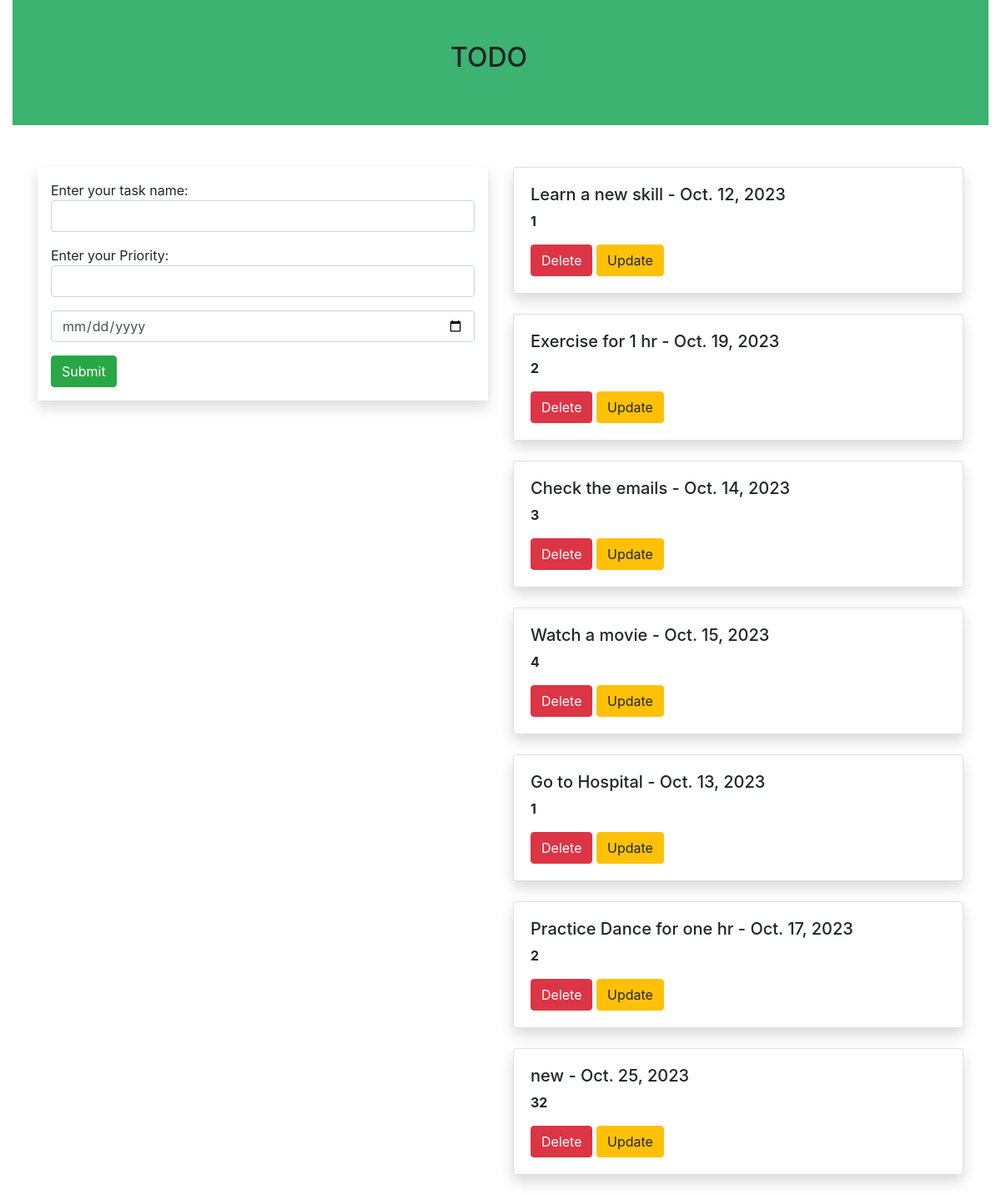
The page / on the database its author committed.
### todoapp/models.py (models this page shows, shortened)
class Todo(models.Model):
    name=models.CharField(max_length=250)
    priority=models.IntegerField()
    date=models.DateField()

### todoapp/views.py (the view)
# urls.py: path('',views.add,name='add'),
def add(request):
    task1 = Todo.objects.all()
    if request.method=='POST':
        name=request.POST.get('taskname','')
        prio=request.POST.get('priority','')
        date=request.POST.get('date','')
        task=Todo(name=name,priority=prio,date=date)
        task.save()
    return render(request,'home.html',{'task1':task1})

### template/home.html (shortened to what this page needs)
{% extends 'base.html' %}
{% block content %}
<div class="container-fluid">
    <div class="row">
        <div class="col-md-12">
            <div class="banner">
                <div class="banner-text">
                    <h2> TODO </h2>
                </div>
            </div>
        </div>
    </div>
</div>
<div class="container">
    <div class="row">
          <div class="col-md-6">
             <form method="post" class="p-3 shadow">
                 <div class="form-group">
                     Enter your task name:<input type="text" class="form-control" name="taskname"> </div>
                 <div class="form-group">
                     Enter your Priority:<input type="text" class="form-control" name="priority"></div>
                   <div class="form-group">
                       <input type="date" class="form-control" name="date"></div>
                     <input type="submit" class="btn btn-success"></center>
             </form>
          </div>
               <div class="col-md-6">
                   {% for i in task1 %}
                   <div class="shadow card">
                      <div class="card-body">
                          <h5 >{{i.name}} - {{i.date}}</h5>
                          <p><b> {{i.priority}}</b></p>
                          <a class="btn btn-danger" href="{% url 'delete' i.id %}" >Delete</a>
                          <a class="btn btn-warning" href="{% url 'update' i.id %}" >Update</a>
                      </div>
                  </div>
                   <br>
                   {% endfor %}
               </div>
    </div>
</div>
{%endblock %}

### template/base.html (shortened to what this page needs)
{% load static %}
<!DOCTYPE html>
<html lang="en">
<head>
</head>
<link rel="stylesheet" href="https://cdn.jsdelivr.net/npm/bootstrap@4.6.2/dist/css/bootstrap.min.css">
<link rel="stylesheet" href="{% static 'style.css' %}">
<body>
{% block content %}
{% endblock %}
</body>
</html>

### static/style.css (style rules this page uses)
.banner { background-color:MediumSeaGreen; width:100%; height:150px; margin-bottom:50px; }
.banner-text { top:50px; left:45%; position:absolute; transform:transform; }

### rows shown on the page
Todo: name "Learn a new skill", date "Oct. 12, 2023", priority "1"
Todo: name "Exercise for 1 hr", date "Oct. 19, 2023", priority "2"
Todo: name "Check the emails", date "Oct. 14, 2023", priority "3"
Todo: name "Watch a movie", date "Oct. 15, 2023", priority "4"
Todo: name "Go to Hospital", date "Oct. 13, 2023", priority "1"
Todo: name "Practice Dance for one hr", date "Oct. 17, 2023", priority "2"
Todo: name "new", date "Oct. 25, 2023", priority "32"
